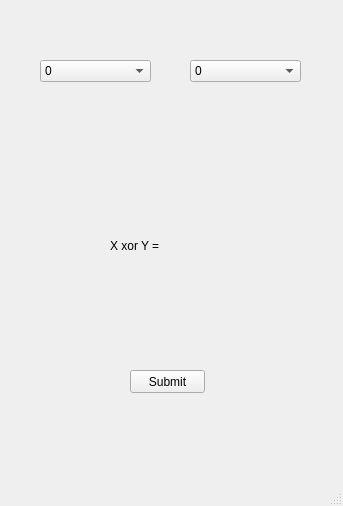
<?xml version="1.0" encoding="UTF-8"?>
<ui version="4.0">
 <class>MainWindow</class>
 <widget class="QMainWindow" name="MainWindow">
  <property name="geometry">
   <rect>
    <x>0</x>
    <y>0</y>
    <width>343</width>
    <height>506</height>
   </rect>
  </property>
  <property name="windowTitle">
   <string>MainWindow</string>
  </property>
  <widget class="QWidget" name="centralwidget">
   <widget class="QComboBox" name="comboX">
    <property name="geometry">
     <rect>
      <x>40</x>
      <y>60</y>
      <width>111</width>
      <height>22</height>
     </rect>
    </property>
    <item>
     <property name="text">
      <string>0</string>
     </property>
    </item>
    <item>
     <property name="text">
      <string>1</string>
     </property>
    </item>
   </widget>
   <widget class="QComboBox" name="comboY">
    <property name="geometry">
     <rect>
      <x>190</x>
      <y>60</y>
      <width>111</width>
      <height>22</height>
     </rect>
    </property>
    <item>
     <property name="text">
      <string>0</string>
     </property>
    </item>
    <item>
     <property name="text">
      <string>1</string>
     </property>
    </item>
   </widget>
   <widget class="QPushButton" name="button1">
    <property name="geometry">
     <rect>
      <x>130</x>
      <y>370</y>
      <width>75</width>
      <height>23</height>
     </rect>
    </property>
    <property name="text">
     <string>Submit</string>
    </property>
   </widget>
   <widget class="QLabel" name="label">
    <property name="geometry">
     <rect>
      <x>110</x>
      <y>210</y>
      <width>121</width>
      <height>71</height>
     </rect>
    </property>
    <property name="text">
     <string>X xor Y =</string>
    </property>
   </widget>
  </widget>
  <widget class="QMenuBar" name="menubar">
   <property name="geometry">
    <rect>
     <x>0</x>
     <y>0</y>
     <width>343</width>
     <height>21</height>
    </rect>
   </property>
  </widget>
  <widget class="QStatusBar" name="statusbar"/>
 </widget>
 <resources/>
 <connections/>
</ui>
